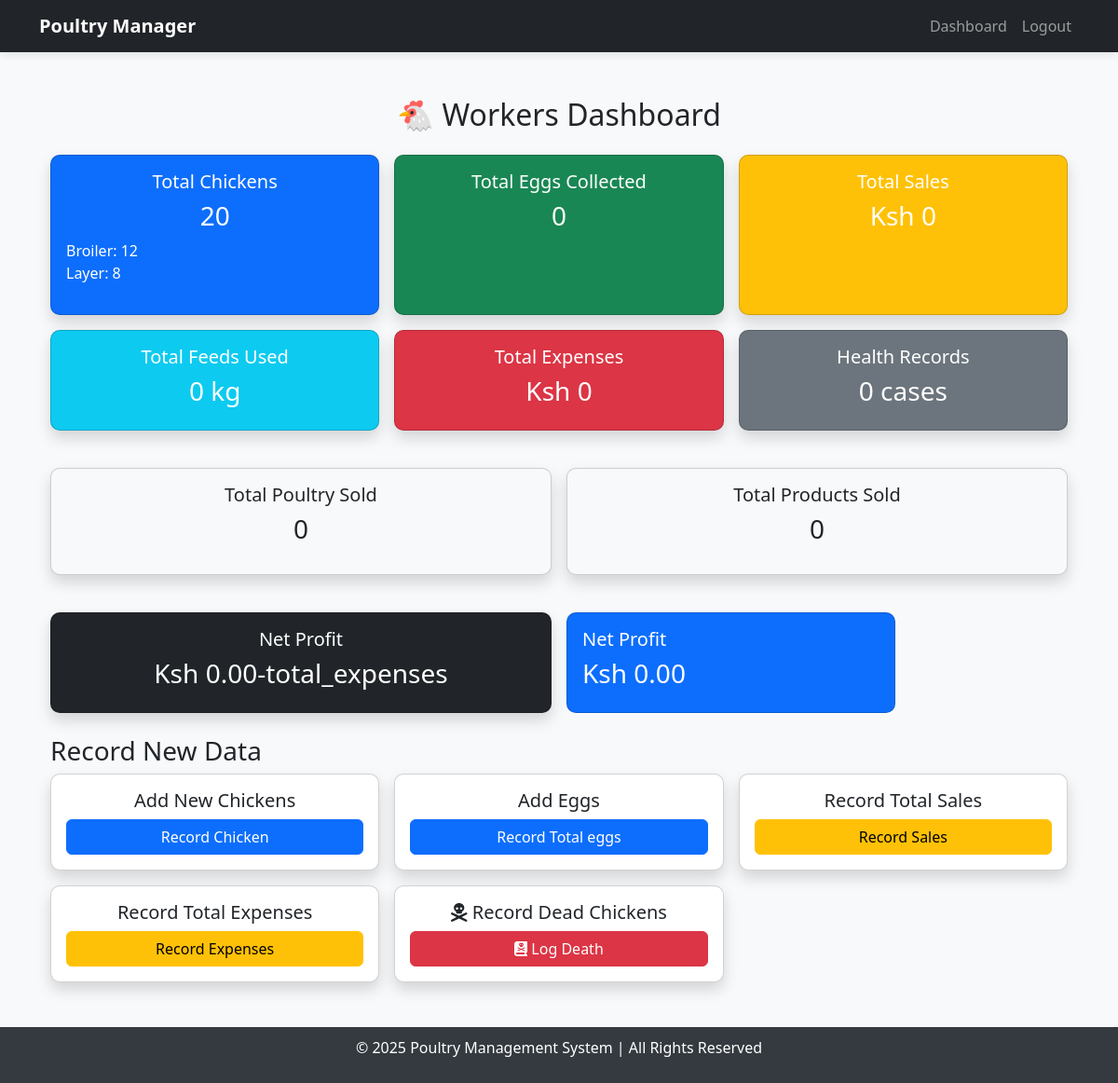
Page /dashboard/ (signed in) on the earlier database version.
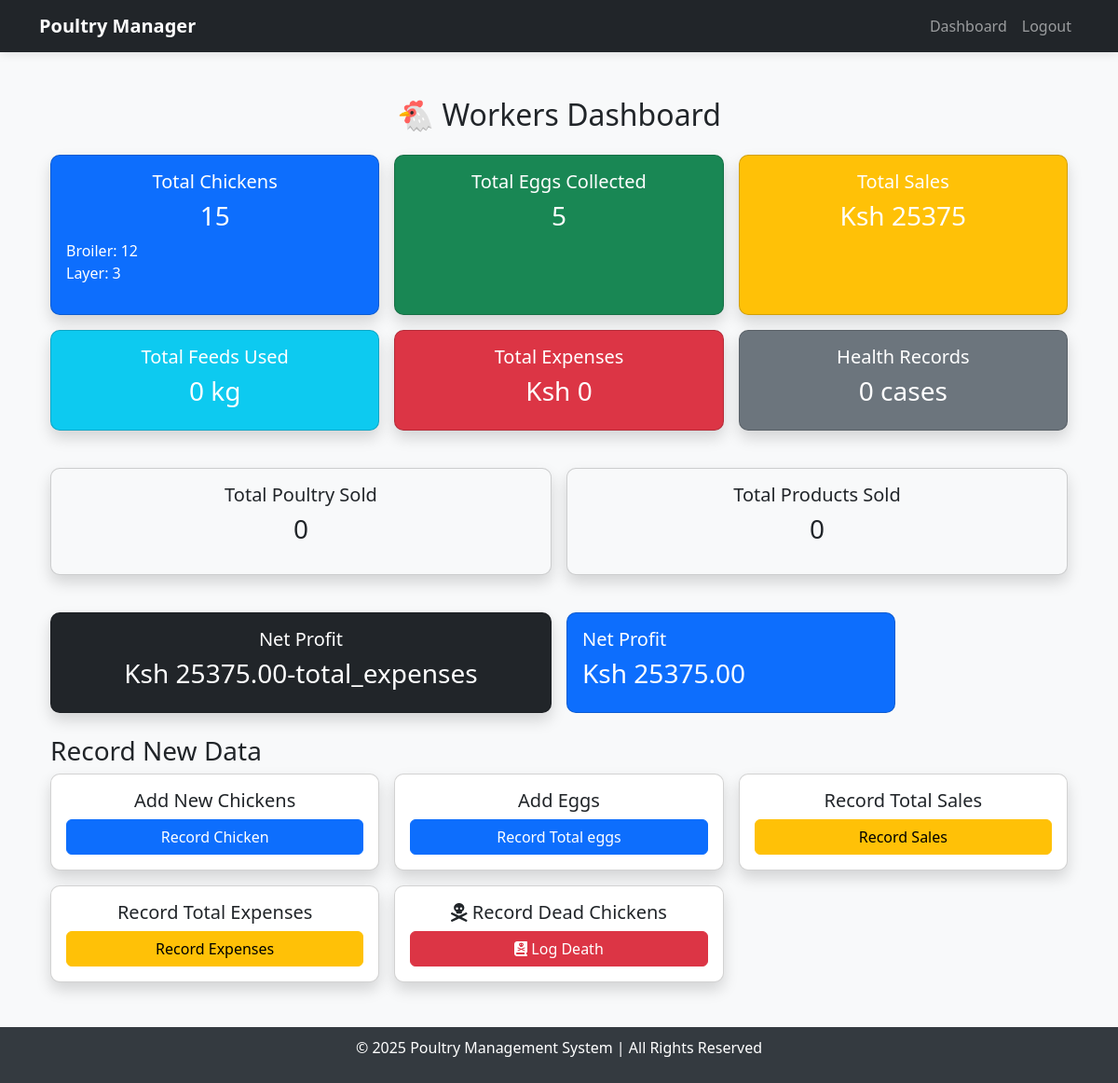
Same page on the later database version.
### poultry/models.py (models this page shows, shortened)
class Chicken(models.Model):
    CATEGORY_CHOICES = [
        ('Broiler', 'Broiler'),
        ('Layer', 'Layer'),
        ('Kienyeji', 'Kienyeji'),
    ]
    BUY_FROM_CHOICES = [
        ('Local Hatch', 'Local Hatch'),
        ('Kukuchic', 'Kukuchic'),
        ('Kenchic', 'Kenchic'),
        ('Others', 'Others'),
    ]
    category = models.CharField(max_length=20, choices=CATEGORY_CHOICES)
    quantity = models.PositiveIntegerField()
    age_in_weeks = models.PositiveIntegerField()
    weight_kg = models.FloatField(null=True, blank=True)
    buy_from = models.CharField(max_length=50, choices=BUY_FROM_CHOICES)
    other_source = models.CharField(max_length=100, null=True, blank=True)
    date_added = models.DateField(auto_now_add=True)

### poultry/views.py (the view)
# urls.py: path('dashboard/', dashboard, name='dashboard'),
@login_required
def dashboard(request):
    chickens = Chicken.objects.values('category').annotate(total=Sum('quantity'))
    total_sales = Sale.objects.aggregate(total=Sum(F('price') * F('quantity')))['total'] or Decimal('0.0')
    total_expenses = Expense.objects.aggregate(total=Sum("amount"))["total"] or Decimal('0.0')
    total_expenses = Decimal(str(total_expenses))
    net_profit = total_sales - total_expenses
    total_feeds = Feed.objects.aggregate(total=Sum('quantity_kg'))['total'] or 0
    context = {
        'total_chickens': sum(chicken['total'] for chicken in chickens),
        'chicken_types': chickens,
        'total_eggs': Egg.objects.aggregate(total=Sum('quantity'))['total'] or 0,
        'total_feeds': total_feeds,
        'total_sales': total_sales,
        'total_expenses': total_expenses,
        'net_profit': net_profit,
    }
    return render(request, 'poultry/dashboard.html', context)

### poultry/templates/poultry/dashboard.html (shortened to what the changed rows need)
{% extends 'base.html' %}
{% block content %}
<div class="container-fluid mt-4">
    <h2 class="text-center mb-4">🐔 Workers Dashboard</h2>
    <div class="row g-3">
        <div class="col-lg-4 col-md-6 col-sm-12">
            <div class="card bg-primary text-white shadow h-100">
                <div class="card-body text-center">
                    <h5 class="card-title">Total Chickens</h5>
                    <h3>{{ total_chickens }}</h3>
                    <ul class="list-unstyled text-start">
                        {% for chicken in chicken_types %}
                            <li>{{ chicken.category }}: {{ chicken.total }}</li>
                        {% endfor %}
                    </ul>
                </div>
            </div>
        </div>
        <div class="col-lg-4 col-md-6 col-sm-12">
            <div class="card bg-success text-white shadow h-100">
                <div class="card-body text-center">
                    <h5 class="card-title">Total Eggs Collected</h5>
                    <h3>{{ total_eggs }}</h3>
                </div>
            </div>
        </div>
        <div class="col-lg-4 col-md-6 col-sm-12">
            <div class="card bg-warning text-white shadow h-100">
                <div class="card-body text-center">
                    <h5 class="card-title">Total Sales</h5>
                    <h3>Ksh {{ total_sales|default:"0" }}</h3>
                </div>
            </div>
        </div>
    </div>
    <div class="row mt-4 g-3">
        <div class="col-lg-6 col-md-12">
            <div class="card bg-dark text-white shadow h-100">
                <div class="card-body text-center">
                    <h5 class="card-title">Net Profit</h5>
                    <h3>Ksh {{ total_sales|default:"0"|floatformat:2|add:"-total_expenses"|default:"0.00" }}</h3>
                </div>
            </div>
        </div>
        <div class="col-md-4">
            <div class="card bg-primary text-white">
                <div class="card-body">
                    <h5>Net Profit</h5>
                    <h3>Ksh {{ net_profit|floatformat:2 }}</h3>
                </div>
            </div>
        </div>
    </div>
</div>
{% endblock %}

Differences in the rows shown:
changed Chicken "Layer": total "8" → "3"
Other differences:
{{ total_chickens }}: "20" → "15"
{{ total_eggs }}: "0" → "5"
{{ total_sales|default:"0" }}: "0" → "25375"
{{ net_profit|floatformat:2 }}: "0.00" → "25375.00"
text no longer shown: "0.00-total_expenses"
text now shown: "25375.00-total_expenses"
